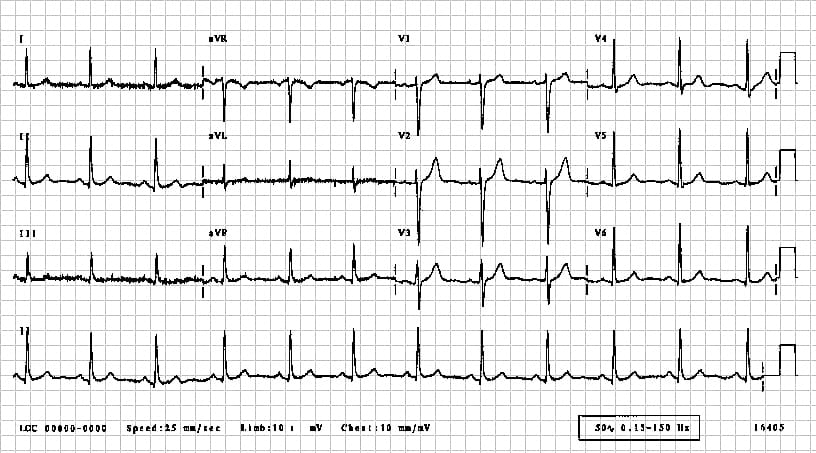
#> input picture ecg_image.jpeg, 816 x 453 px
$ python test1.py
#> lines starting #> are read from the running program, lines starting #| are printed output that depends on the picture; after the words box and inside, x2 and y2 are one past the last pixel; in counts of white or black regions, pixels touching at a corner belong together
import cv2
import numpy as np

# Read the image
image = cv2.imread('ecg_image.jpeg')
#> image is the input picture: shape (453, 816, 3); min 0, max 255, mean 235.1

# Convert the image to grayscale
gray = cv2.cvtColor(image, cv2.COLOR_BGR2GRAY)

# Apply adaptive thresholding to create a mask for the grid
grid_mask = cv2.adaptiveThreshold(gray, 255, cv2.ADAPTIVE_THRESH_MEAN_C, cv2.THRESH_BINARY, 11, 8)
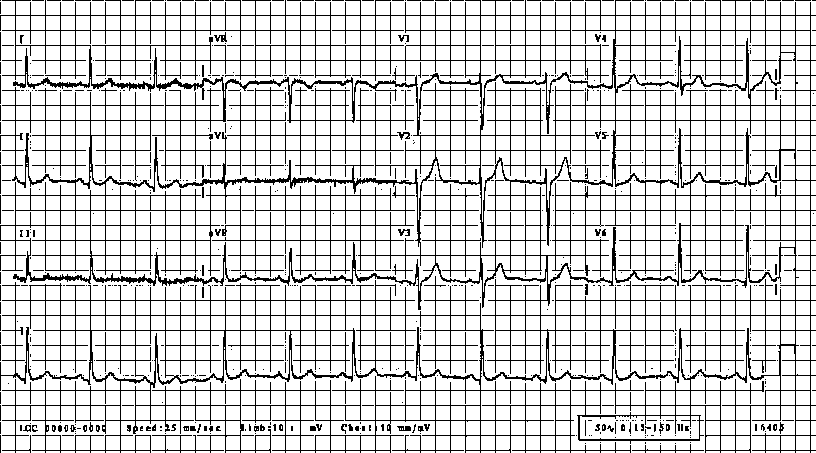
#> grid_mask: shape (453, 816); 83.9% white; black in thin lines or dots

# Apply morphological operations to remove noise and refine the grid mask
grid_mask = cv2.morphologyEx(grid_mask, cv2.MORPH_OPEN, np.ones((5,5), np.uint8))
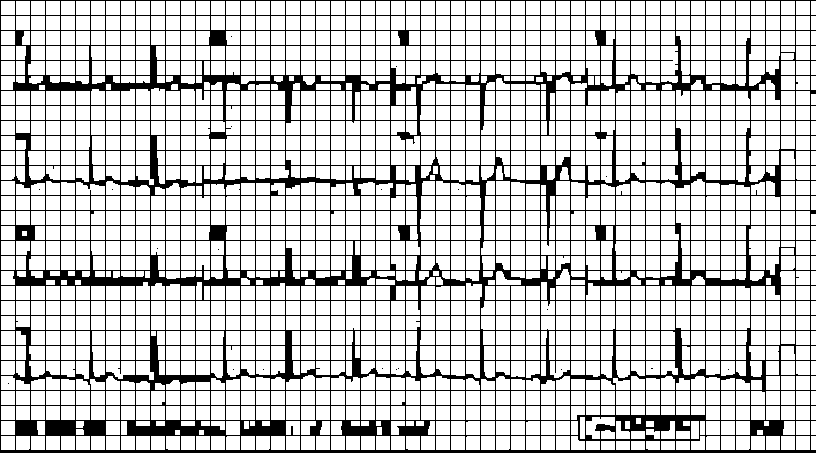
#> grid_mask: shape (453, 816); 78.7% white; 21 black regions (20 under 20 px), largest, box (x1, y1, x2, y2) and area: (0, 0, 816, 453) 78649

# Invert the grid mask
grid_mask = cv2.bitwise_not(grid_mask)

# Create a plain white background
white_background = np.ones_like(image) * 255

# Apply the grid mask to the original image to keep the grid and make the background white
result = cv2.bitwise_and(image, image, mask=grid_mask)
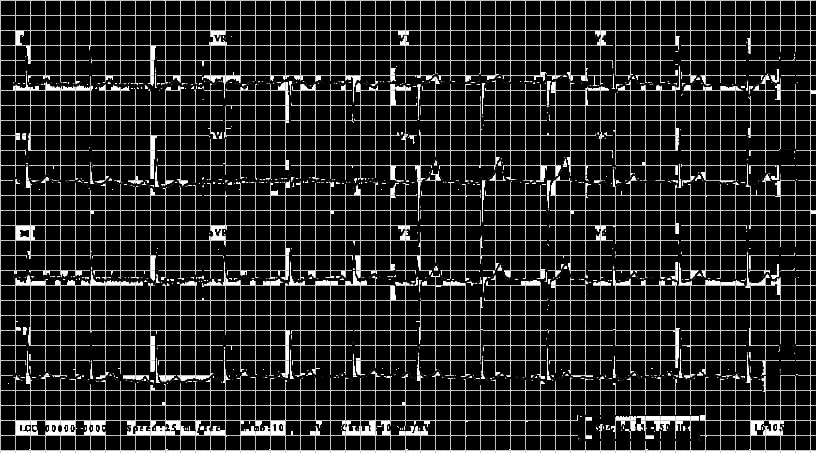
#> result: shape (453, 816, 3); min 0, max 255, mean 35.1
result = cv2.add(result, white_background)
#> result: shape (453, 816, 3); every value is 255

# Display the original and modified images
cv2.imshow('Original Image', image)
cv2.imshow('Modified Image', result)
cv2.waitKey(0)
cv2.destroyAllWindows()

$ run again, with full.png saved as ecg_image.jpeg
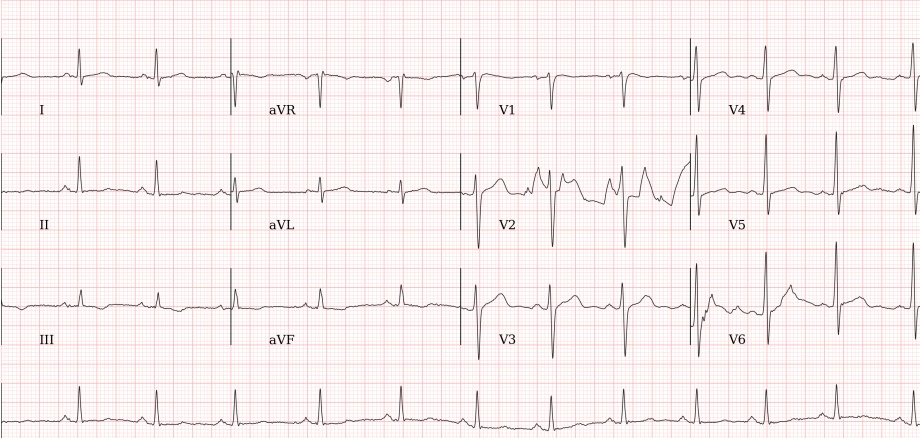
#> input picture full.png, 920 x 438 px
#> image is the input picture: shape (438, 920, 3); mean B, G, R 238.3, 238.8, 247.4
#> `grid_mask = cv2.adaptiveThreshold(gray, 255, cv2.ADAPTIVE_THRESH_MEAN_..`:
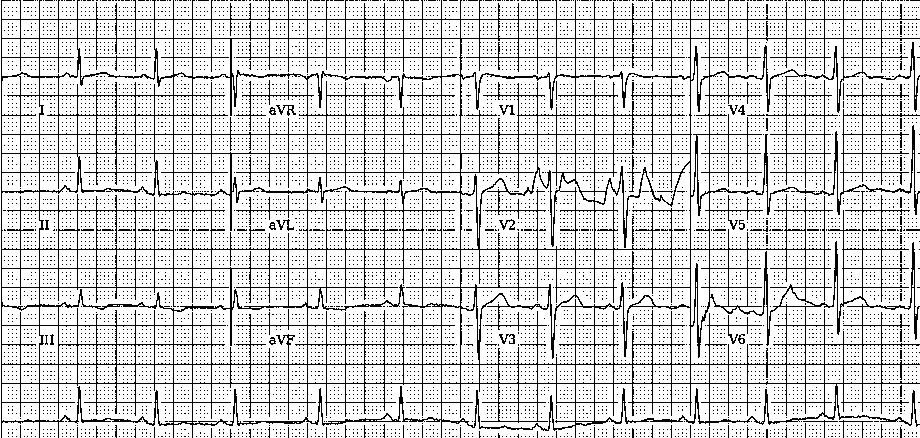
#> grid_mask: shape (438, 920); 84% white; black in thin lines or dots
#> `result = cv2.bitwise_and(image, image, mask=grid_mask)`:
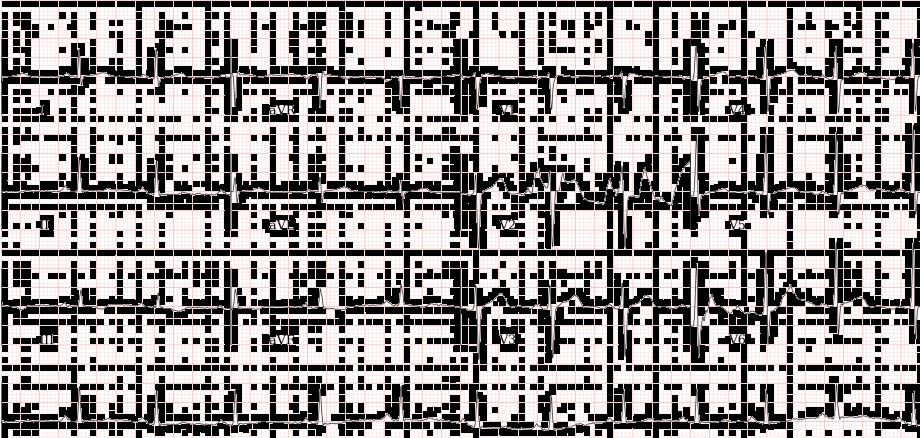
#> result: shape (438, 920, 3); mean B, G, R 140.1, 140.4, 146.4
